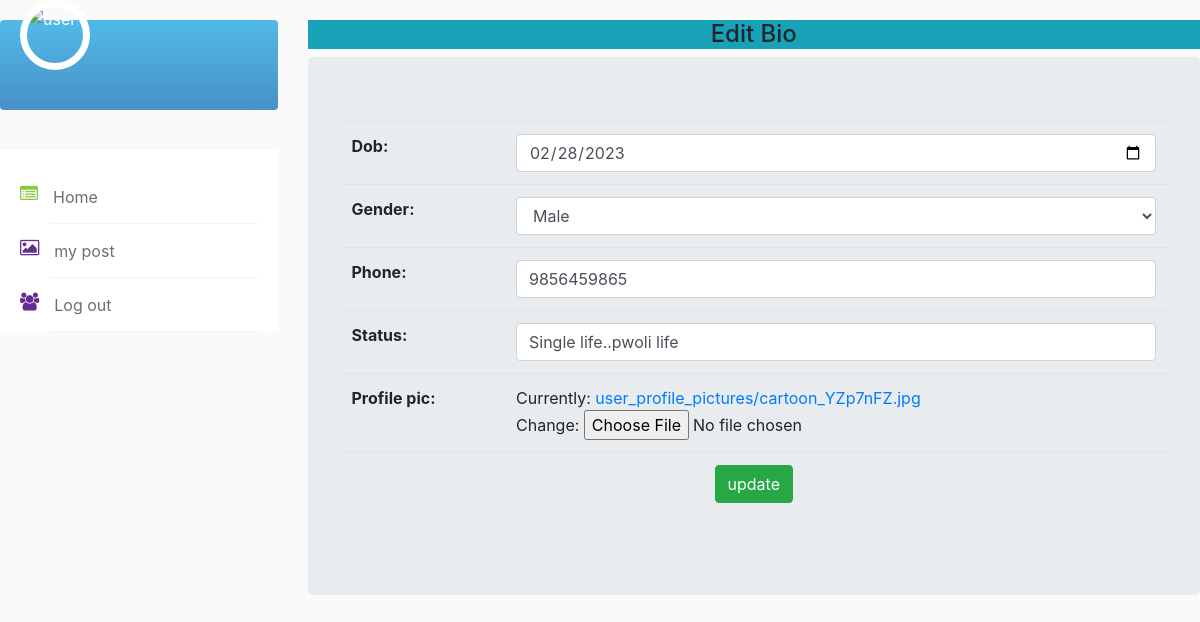
/user/editbio/3/, run on the app's committed database.
### user/models.py (models this page shows)
class Bio(models.Model):
    dob=models.DateField()
    options=(
        ("Male","Male"),
        ("Female","Female"),
        ("Others","Others"),
    )
    gender=models.CharField(max_length=100,choices=options,default="Male")
    phone=models.IntegerField()
    status=models.CharField(max_length=200)
    profile_pic=models.ImageField(upload_to="user_profile_pictures",null=True)
    user=models.OneToOneField(User,on_delete=models.CASCADE,related_name="bio_user")

### user/views.py (the view)
# urls.py: path('editbio/<int:pk>/',EditBioView.as_view(),name="ebio"),
class EditBioView(UpdateView):
    form_class=BioForm
    model=Bio
    template_name="editbio.html"
    success_url=reverse_lazy("pro")
    pk_url_kwargs="pk"

### user/forms.py
class BioForm(forms.ModelForm):
    class Meta:
        model=Bio
        exclude=["user"]
        widgets={
            "dob":forms.DateInput(attrs={"class":"form-control","type":"date"}),
            "gender":forms.Select(attrs={"class":"form-control"}),
            "phone":forms.NumberInput(attrs={"class":"form-control"}),
            "status":forms.TextInput(attrs={"class":"form-control"}),
        }

### user/templates/editbio.html (shortened to what this page needs)
{% extends 'nav.html'%}
{% block nav %}
<h4 class="bg-info text-center">Edit Bio</h4>
<div class="jumbotron">
    <form action="" method="post" enctype="multipart/form-data">
        <table class="table">
            {{form.as_table}}
            <tr>
                <td colspan="2" class="text-center">
                    <button class="btn btn-success">update</button>
                </td>
            </tr>
        </table>
    </form>
</div>
{% endblock nav%}

### user/static/css/style.css (style rules this page uses)
body { margin-top:20px; background:#FAFAFA; }

### data on the page
Bio: dob "02/28/2023", gender "Male", phone "9856459865", status "Single life..pwoli life"
